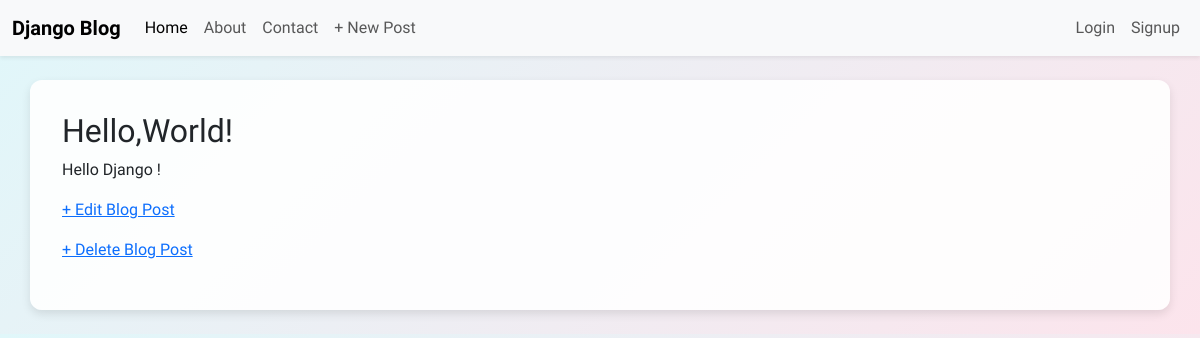
/post/1/, run on an earlier commit of the app's database.
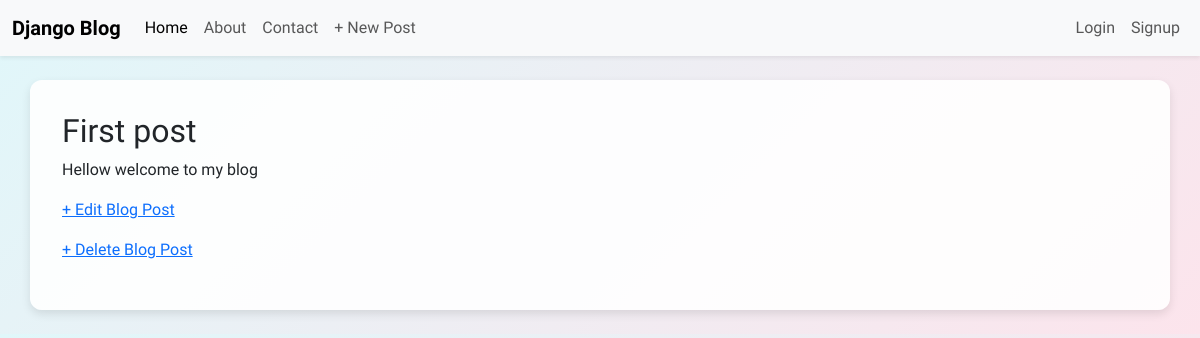
And on a later commit of the database.
### blog/models.py (models this page shows, shortened)
class Post(models.Model):
    title = models.CharField(max_length=250)
    author = models.ForeignKey("auth.User", on_delete=models.CASCADE)
    body = models.TextField(("Enter You post here!"))

### blog/views.py (the view)
# urls.py: path("post/<int:pk>/", BlogDetailView.as_view(), name="post_detail"),
class BlogDetailView(DetailView):
    model = Post
    template_name = "post_detail.html"

### templates/post_detail.html (shortened to what this page needs)
<!DOCTYPE html>
{% extends "base.html" %}
    {% block content %}
    <div>
        <h2>{{post.title}}</h2>
        <p>{{post.body}}</p>
    </div>
    <p><a href="{% url "post_edit" post.pk %}">+ Edit Blog Post</a></p>
    <p><a href="{% url "post_delete" post.pk %}">+ Delete Blog Post</a></p>
    {% endblock content %}

### templates/base.html (shortened to what this page needs)
<!DOCTYPE html>
{% load static %}
<html lang="en">
<head>
    <link href="https://cdn.jsdelivr.net/npm/bootstrap@5.3.6/dist/css/bootstrap.min.css"
          rel="stylesheet"
>
</head>
<body>
    <nav class="navbar navbar-expand-lg navbar-light bg-light shadow-sm">
        <div class="container-fluid">
            <a class="navbar-brand fw-bold" href="{% url 'home' %}">Django Blog</a>
            <div class="collapse navbar-collapse" id="navbarMenu">
                <ul class="navbar-nav me-auto mb-2 mb-lg-0">
                    <li class="nav-item">
                        <a class="nav-link active" href="{% url 'home' %}">Home</a>
                    </li>
                    <li class="nav-item">
                        <a class="nav-link" href="{% url 'about' %}">About</a>
                    </li>
                    <li class="nav-item">
                        <a class="nav-link" href="{% url 'contact' %}">Contact</a>
                    </li>
                    <li class="nav-item">
                        <a class="nav-link" href="{% url 'post_new' %}">+ New Post</a>
                    </li>
                </ul>
                <ul class="navbar-nav ms-auto">
                    {% if user.is_authenticated %}
                        <li class="nav-item">
                            <span class="nav-link">Welcome, {{ user.username }}</span>
                        </li>
                        <li class="nav-item">
                            <form method="post" action="{% url 'logout' %}" class="d-inline">
                                {% csrf_token %}
                                <button type="submit" class="nav-link logout-button">Logout</button>
                            </form>
                        </li>
                    {% else %}
                        <li class="nav-item">
                            <a class="nav-link" href="{% url 'login' %}">Login</a>
                        </li>
                        <li class="nav-item">
                            <a class="nav-link" href="{% url 'signup' %}">Signup</a>
                        </li>
                    {% endif %}
                </ul>
            </div>
        </div>
    </nav>
    <main class="container my-4">
        {% block content %}
        {% endblock content %}
    </main>
</body>
</html>

What changed in the data, as far as the page shows it:
changed Post: title "Hello,World!" → "First post"; body "Hello Django !" → "Hellow welcome to my blog"
